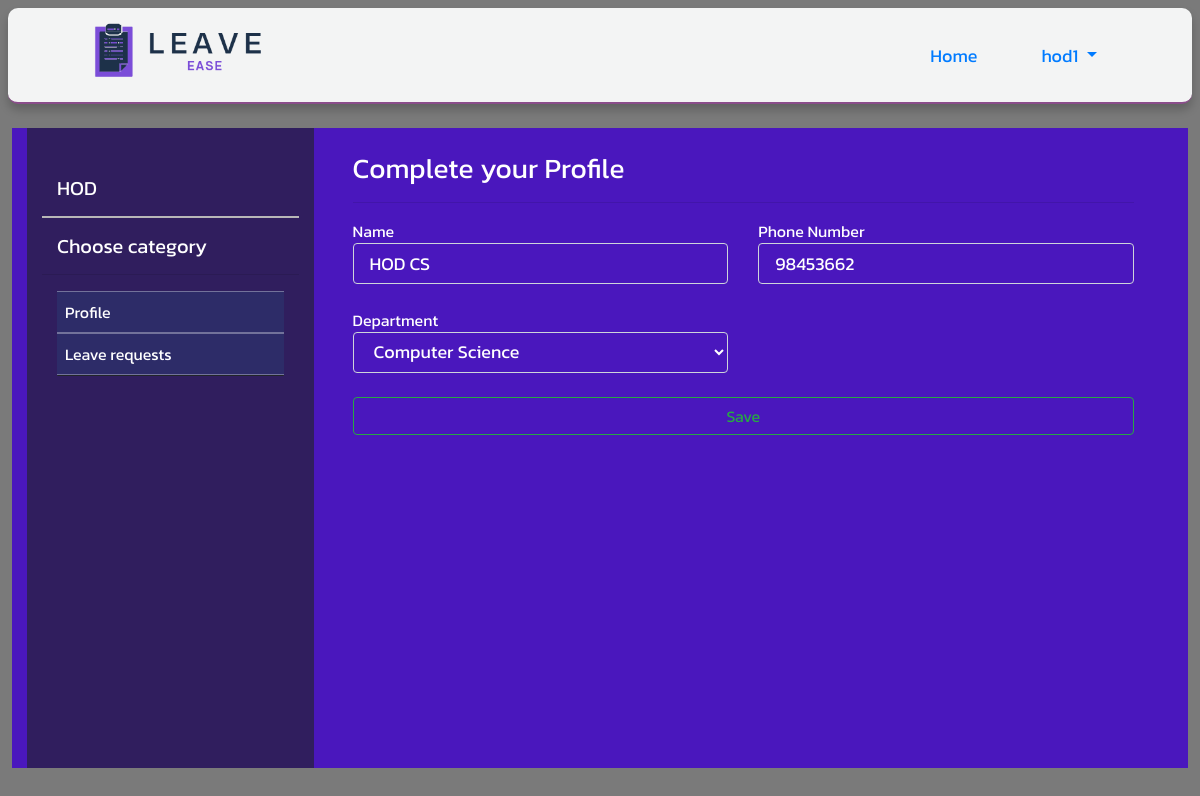
/hod/hod_profile (signed in), run on the app's committed database.
### hod/models.py (models this page shows, shortened)
class HOD(models.Model):
    name = models.CharField(max_length=30)
    user = models.ForeignKey(User, on_delete=models.CASCADE)
    phone = models.CharField(max_length=14, null=True, blank=True)
    department = models.ForeignKey(Department, on_delete=models.SET_NULL, null=True, blank=True)
    created_at = models.DateTimeField(auto_now_add=True)
    updated_at = models.DateTimeField(auto_now=True)

### home/models.py (models this page shows)
class Department(models.Model):
    name = models.CharField(max_length=30)
    code = models.CharField(max_length=10, unique=True)
    description = models.TextField(blank=True, null=True)
    created_at = models.DateTimeField(auto_now_add=True)
    updated_at = models.DateTimeField(auto_now=True)
    def __str__(self):
        return self.name

### hod/views.py (the view, shortened to what this page needs)
# urls.py: path('hod_profile', views.hod_profile, name="hod_profile"),
def hod_profile(request):
    user = request.user
    hod = HOD.objects.get(user=user)
    departments = Department.objects.all()
    return render(request, 'hod/hod_profile.html', {'hod':hod, 'departments':departments})

### templates/hod/hod_profile.html (shortened to what this page needs)
{% extends 'hod_base.html' %}
{% block student_content %}
    <div class="container p-4 text-white custom-scrollbar" style="height: 80vh; overflow-y: scroll;">
        <h3 class="text-white">Complete your Profile</h3>
        <hr>
        <form action="" method="post">
            <div class="row">
                <div class="col-md-6">
                    <label for="" class="m-0">Name</label>
                    <input type="text" name="name" class="form-control p-0 pl-3 text-white" value="{{hod.name}}" required style="font-size: large; background: none;">
                </div>
                <div class="col-md-6">
                    <label for="" class="m-0">Phone Number</label>
                    <input type="tel" name="phone" class="form-control p-0 pl-3 text-white" value="{% if hod.phone %}{{hod.phone}}{% endif %}" required style="font-size: large; background: none;">
                </div>
                <div class="col-md-6 mt-4">
                    <label for="" class="m-0">Department</label>
                    <select name="department" id=""  required class="form-control p-0 pl-3 text-white" style="font-size: large; background: none; ">
                        {% if hod.department %}
                            <option value="{{hod.department.id}}" class="text-dark">{{hod.department}}</option>
                        {% else %}
                            <option value="" class="text-dark" disabled selected>Select your department </option>
                        {% endif %}
                    </select>
                </div>
            </div>
            <button class="btn btn-outline-success  mt-4" style="width: 100%;">Save</button>
        </form>
    </div>
{% endblock %}

### templates/base.html (shortened to what this page needs)
<!DOCTYPE html>
<html lang="en">
    {% load static %}
<head>
    <link rel="stylesheet" href="{% static 'css/bootstrap.min.css' %}">
    <link rel="stylesheet" href="{% static 'css/style.css' %}">
    <link rel="stylesheet" href="{% static 'css/index.css' %}">
    <link rel="stylesheet" href="{% static 'css/staff.css' %}">
    <link rel="stylesheet" href="https://cdnjs.cloudflare.com/ajax/libs/font-awesome/6.0.0-beta3/css/all.min.css">
</head>
<body>
  <nav class="navbar navbar-expand-lg bg-body-tertiary nav-custom fixed-top m-2" style="border:0; border-bottom: solid 2px rgb(138, 77, 138); height: 6em; border-radius: 10px; background-color: #F3F4F4; box-shadow: 0 6px 10px rgba(0, 0, 0, 0.2); z-index: 2;">
        <div class="container-fluid">
            <a class="navbar-brand" href="#">
                <div class="">
                    <img src="{% static 'images/leaveEasylogo.png' %}" alt="" style="width: 10em; border-radius: 25px; margin-left: 2em;">
                </div>
            </a>
            <div class="collapse  navbar-collapse ml-auto" id="navbarNavAltMarkup " style="font-size: large;">
                <ul class="navbar-nav ml-auto mr-2">
                    <li class="nav-item active mr-5">
                      <a class="nav-link text-primary " href="/">Home <span class="sr-only">(current)</span></a>
                    </li>
                    {% if request.user.is_authenticated %}
                      <li class="nav-item dropdown  mr-5">
                        <a class="nav-link dropdown-toggle  text-primary" href="#" id="navbarDropdownMenuLink" data-toggle="dropdown" aria-haspopup="true" aria-expanded="false">
                          {{request.user}}
                        </a>
                      </li>
                    {% else %}
                      <li class="nav-item mr-5">
                        <a class="nav-link text-primary" href="{% url 'login' %}">Login</a>
                      </li>
                    {% endif %}
                  </ul>
            </div>
        </div>
    </nav>
    <div class="container-fluid ele_container"  style="margin-top: 8em; ">
      {% block content %}
        {% endblock %}
    </div>
</body>
</html>

### static/css/style.css (style rules this page uses)
body { background-color: #1a1a1b94; font-family: 'Kanit', sans-serif; }
.ele_container { background-color: #4a17bd; width: 98%; min-height: 70vh; }

### templates/base.html (style rules this page uses)
.custom-scrollbar { scrollbar-width: thin; scrollbar-color: #3d2d2d1f #1e1e1e00; }

### data on the page
HOD: name "HOD CS", phone "98453662", department "Computer Science"

### other printed values
{{ request.user }} "hod1"
